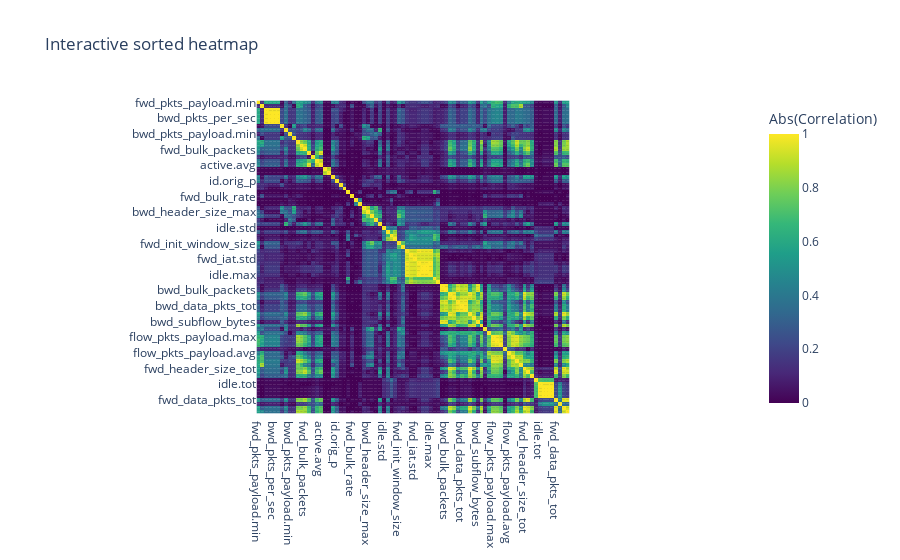

Notebook code cell kept with this figure:
### Code cell
import plotly.graph_objs as go
import plotly.express as px

fig = px.imshow(np.round(np.abs(ordered_corr_matrix), 2),
                text_auto = True,
                labels = dict(color="Abs(Correlation)"),
                x = ordered_corr_matrix.columns,
                y = ordered_corr_matrix.columns,
                color_continuous_scale = "viridis",
                title="Interactive sorted heatmap")

fig.update_traces(hovertemplate="<b>%{x}</b> vs <b>%{y}</b><br>Abs(correlation): %{z:.2f}<extra></extra>")
fig.show()

### Figure 1 — Plotly figure (JSON) as saved in the notebook; plotly's stock layout.template omitted (floating-point values rounded to 4 significant figures; data arrays with more than 128 entries replaced by an {"elided": "..."} marker saying what was removed)
{"data": [{"coloraxis": "coloraxis", "hovertemplate": "<b>%{x}</b> vs <b>%{y}</b><br>Abs(correlation): %{z:.2f}<extra></extra>", "name": "0", "texttemplate": "%{z}", "type": "heatmap", "x": ["fwd_pkts_payload.min", "fwd_pkts_payload.avg", "payload_bytes_per_second", "fwd_pkts_per_sec", "bwd_pkts_per_sec", "flow_pkts_per_sec", "down_up_ratio", "flow_RST_flag_count", "bwd_pkts_payload.min", "flow_pkts_payload.min", "fwd_subflow_bytes", "fwd_bulk_bytes", "fwd_bulk_packets", "active.min", "active.std", "active.max", "active.avg", "flow_CWR_flag_count", "flow_ECE_flag_count", "fwd_last_window_size", "id.orig_p", "id.resp_p", "fwd_URG_flag_count", "fwd_iat.min", "fwd_bulk_rate", "bwd_iat.min", "flow_iat.min", "bwd_header_size_min", "bwd_header_size_max", "fwd_header_size_max", "fwd_header_size_min", "flow_SYN_flag_count", "idle.std", "bwd_iat.max", "bwd_iat.avg", "bwd_iat.std", "fwd_init_window_size", "bwd_init_window_size", "idle.min", "flow_iat.std", "fwd_iat.std", "idle.avg", "fwd_iat.max", "flow_iat.max", "idle.max", "fwd_iat.avg", "flow_iat.avg", "bwd_bulk_bytes", "bwd_bulk_packets", "bwd_pkts_tot", "bwd_header_size_tot", "bwd_pkts_payload.tot", "bwd_data_pkts_tot", "flow_pkts_payload.tot", "flow_ACK_flag_count", "bwd_subflow_pkts", "bwd_subflow_bytes", "fwd_subflow_pkts", "flow_FIN_flag_count", "bwd_pkts_payload.avg", "flow_pkts_payload.max", "bwd_pkts_payload.max", "bwd_pkts_payload.std", "bwd_bulk_rate", "flow_pkts_payload.avg", "flow_pkts_payload.std", "fwd_pkts_payload.max", "fwd_pkts_payload.std", "fwd_header_size_tot", "fwd_PSH_flag_count", "bwd_PSH_flag_count", "bwd_iat.tot", "idle.tot", "fwd_iat.tot", "flow_duration", "flow_iat.tot", "fwd_data_pkts_tot", "active.tot", "fwd_pkts_tot", "fwd_pkts_payload.tot"], "xaxis": "x", "y": ["fwd_pkts_payload.min", "fwd_pkts_payload.avg", "payload_bytes_per_second", "fwd_pkts_per_sec", "bwd_pkts_per_sec", "flow_pkts_per_sec", "down_up_ratio", "flow_RST_flag_count", "bwd_pkts_payload.min", "flow_pkts_payload.min", "fwd_subflow_bytes", "fwd_bulk_bytes", "fwd_bulk_packets", "active.min", "active.std", "active.max", "active.avg", "flow_CWR_flag_count", "flow_ECE_flag_count", "fwd_last_window_size", "id.orig_p", "id.resp_p", "fwd_URG_flag_count", "fwd_iat.min", "fwd_bulk_rate", "bwd_iat.min", "flow_iat.min", "bwd_header_size_min", "bwd_header_size_max", "fwd_header_size_max", "fwd_header_size_min", "flow_SYN_flag_count", "idle.std", "bwd_iat.max", "bwd_iat.avg", "bwd_iat.std", "fwd_init_window_size", "bwd_init_window_size", "idle.min", "flow_iat.std", "fwd_iat.std", "idle.avg", "fwd_iat.max", "flow_iat.max", "idle.max", "fwd_iat.avg", "flow_iat.avg", "bwd_bulk_bytes", "bwd_bulk_packets", "bwd_pkts_tot", "bwd_header_size_tot", "bwd_pkts_payload.tot", "bwd_data_pkts_tot", "flow_pkts_payload.tot", "flow_ACK_flag_count", "bwd_subflow_pkts", "bwd_subflow_bytes", "fwd_subflow_pkts", "flow_FIN_flag_count", "bwd_pkts_payload.avg", "flow_pkts_payload.max", "bwd_pkts_payload.max", "bwd_pkts_payload.std", "bwd_bulk_rate", "flow_pkts_payload.avg", "flow_pkts_payload.std", "fwd_pkts_payload.max", "fwd_pkts_payload.std", "fwd_header_size_tot", "fwd_PSH_flag_count", "bwd_PSH_flag_count", "bwd_iat.tot", "idle.tot", "fwd_iat.tot", "flow_duration", "flow_iat.tot", "fwd_data_pkts_tot", "active.tot", "fwd_pkts_tot", "fwd_pkts_payload.tot"], "yaxis": "y", "z": {"elided": "80x80 float values"}}], "layout": {"coloraxis": {"colorbar": {"title": {"text": "Abs(Correlation)"}}, "colorscale": [[0, "#440154"], [0.1111, "#482878"], [0.2222, "#3e4989"], [0.3333, "#31688e"], [0.4444, "#26828e"], [0.5556, "#1f9e89"], [0.6667, "#35b779"], [0.7778, "#6ece58"], [0.8889, "#b5de2b"], [1, "#fde725"]]}, "title": {"text": "Interactive sorted heatmap"}, "xaxis": {"anchor": "y", "constrain": "domain", "domain": [0, 1], "scaleanchor": "y"}, "yaxis": {"anchor": "x", "autorange": "reversed", "constrain": "domain", "domain": [0, 1]}}}
